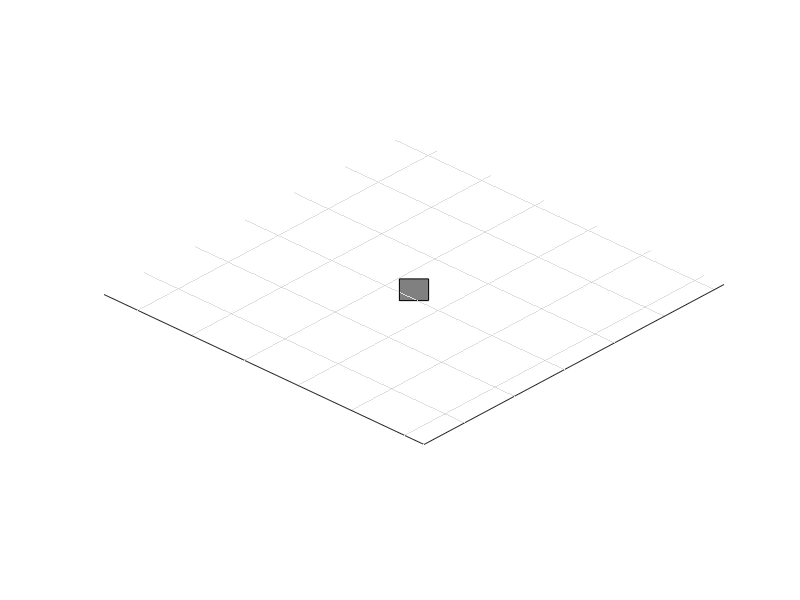

This figure's MATLAB source:
function carNonlinDynamics()
t_end = 10;
fps = 100;
N = t_end*fps;
t_array = linspace(0, t_end, N);

param.m = 1915;  %Mass [kg]
param.Iz = 4235;  %Yaw inertia [kg*m^2]
param.lf = 1.453;  %Distance from CG to front axle [m]
param.lr = 1.522;  %Distance from CG to rear axle [m]
param.cf = 90000;  %Front cornering stiffness [N/rad]
param.cr = 116000;  %Rear cornering stiffness [N/rad]
param.vx = 5;
param.delta = 0.2;

x0 = 0;
y0 = 0;
vy0 = 0;
theta0 = 0;
thetadot0 = 0;
z0 = [x0,y0,vy0,theta0,thetadot0]';
z_array = zeros(length(z0),N);

f = figure('units','normalized','outerposition',[0 0 1 1],'color',[0.8,0.8,0.8]);
hold on;
set(gca, 'Projection','perspective')
axis equal;
axis vis3d;
set(gca, 'color',[0.85,0.85,0.85],'ZTick', [],'yticklabel',[],'xticklabel',[],'zticklabel',[],'ticklength',[0,0]);
grid on;
% set(gcf,'Renderer','opengl');
axis([0,20,0,20]);
car_handle = fill(0,0,[0.5,0.5,0.5]);
w = 1;
chassis = [-param.lr, param.lf, param.lf, -param.lr;
            w, w, -w, -w];
window = 15;
tic
for k = 1:N-1
    % stop simulation if figure has been closed
    if ~ishandle(f)
        break;
    end
    z_array(:,k+1) = z_array(:,k) + rhs(t_array(k),z_array(:,k),param)*toc;
    tic
    theta = z_array(4,k+1);
    Rot = [cos(theta),-sin(theta);sin(theta),cos(theta)];
    chassisR = Rot*chassis;
    axis([z_array(1,k+1)-window,z_array(1,k+1)+window, z_array(2,k+1)-window, z_array(2,k+1)+window,0,1e-4]);
    view([z_array(4,k+1)*180/pi-90,30]);
    set(car_handle,'xdata',z_array(1,k+1)+chassisR(1,:),'ydata',z_array(2,k+1)+chassisR(2,:))
    pause(0.01);
end
end



function [zdot] = rhs(t,z,param)
x = z(1); y = z(2); vy = z(3);
theta = z(4); thetadot = z(5);

term1 = -param.cf*(atan((vy+param.lf*thetadot)/param.vx) - param.delta)*cos(param.delta);
term2 = param.cr*atan((vy-param.lr*thetadot)/param.vx);
vydot = (term1 - term2)/param.m - param.vx*thetadot;
thetadotdot = (param.lf*term1 + param.lr*term2)/param.Iz;

xdot = param.vx*cos(theta) + vy*sin(theta);
ydot = - vy*cos(theta) + param.vx*sin(theta);

zdot = [xdot, ydot, vydot, thetadot, thetadotdot]';
end